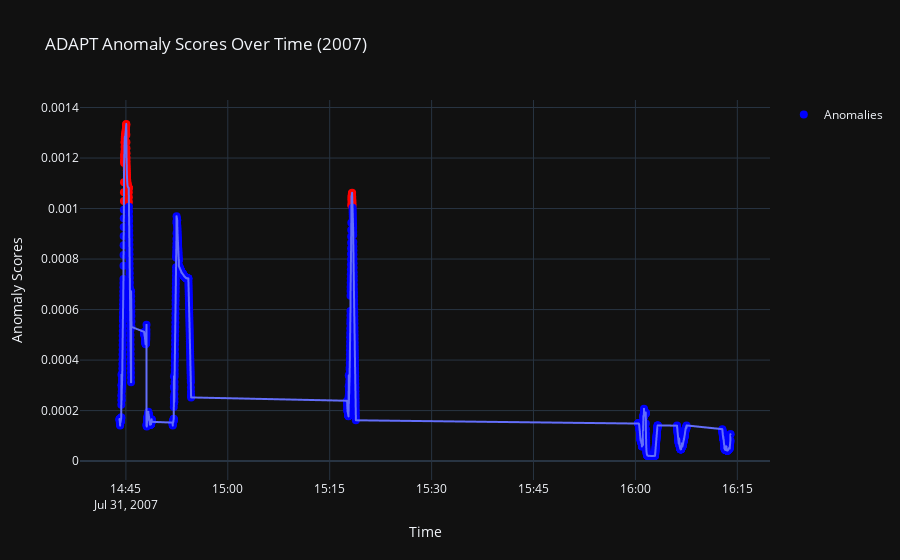
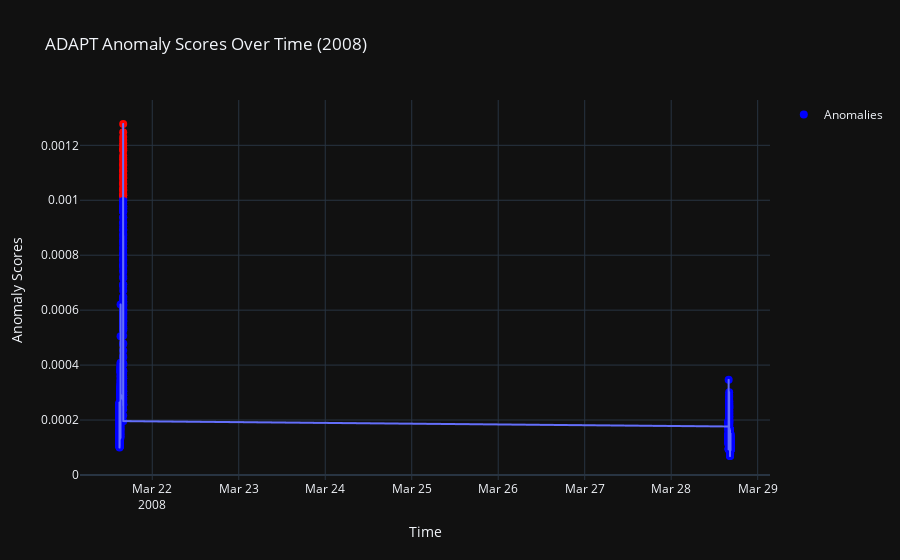
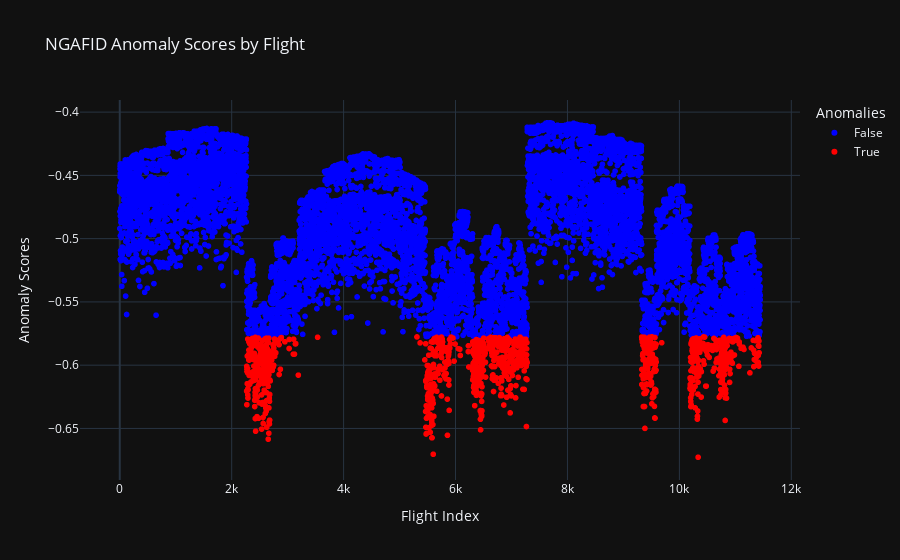
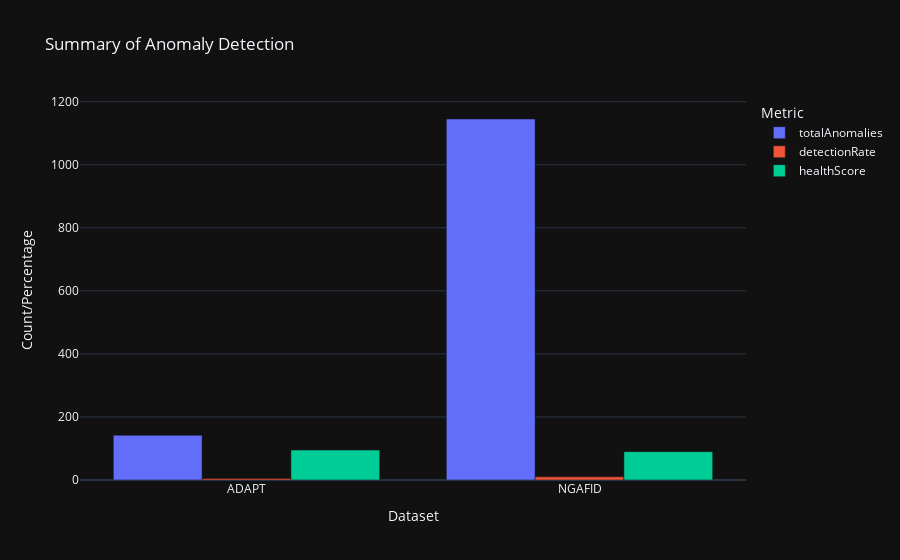

Notebook code cell kept with these figures, in order:
### Code cell
# Import required libraries
import pandas as pd
import numpy as np
import plotly.express as px
import plotly.graph_objects as go
from pathlib import Path
from anomaly_detection import HybridAnomalyDetector  # Ensure this import is correct
import json

# Load data
results_dir = Path("results")

# Load ADAPT results
with open(results_dir / 'adapt_results.json', 'r') as f:
    adapt_results = json.load(f)

# Load NGAFID results
with open(results_dir / 'ngafid_results.json', 'r') as f:
    ngafid_results = json.load(f)

# Print lengths of arrays to debug
print("Length of timeSeriesData:", len(adapt_results['timeSeriesData']))
print("Length of anomalyScores:", len(adapt_results['anomalyScores']))
print("Length of anomalies:", len(adapt_results['anomalies']))

# Truncate the longer array to match the length of the shorter arrays
min_length = min(len(adapt_results['timeSeriesData']), len(adapt_results['anomalyScores']), len(adapt_results['anomalies']))
adapt_results['timeSeriesData'] = adapt_results['timeSeriesData'][:min_length]
adapt_results['anomalyScores'] = adapt_results['anomalyScores'][:min_length]
adapt_results['anomalies'] = adapt_results['anomalies'][:min_length]

# Convert data into DataFrame
adapt_df = pd.DataFrame({
    "Time": pd.to_datetime(adapt_results['timeSeriesData'], errors='coerce'),
    "Anomaly Scores": adapt_results['anomalyScores'],
    "Anomalies": adapt_results['anomalies']
})

# Separate data into 2007 and 2008
adapt_df_2007 = adapt_df[adapt_df['Time'].dt.year == 2007]
adapt_df_2008 = adapt_df[adapt_df['Time'].dt.year == 2008]

# Visualize ADAPT anomaly scores for 2007
fig_adapt_2007 = px.line(
    adapt_df_2007,
    x="Time",
    y="Anomaly Scores",
    title="ADAPT Anomaly Scores Over Time (2007)",
    labels={"Time": "Time", "Anomaly Scores": "Anomaly Scores"},
    template="plotly_dark"
)
fig_adapt_2007.add_trace(go.Scatter(
    x=adapt_df_2007["Time"],
    y=adapt_df_2007["Anomaly Scores"],
    mode="markers",
    marker=dict(
        color=np.where(adapt_df_2007["Anomalies"] == 1, 'red', 'blue'),
        size=8
    ),
    name="Anomalies"
))
fig_adapt_2007.show()

# Visualize ADAPT anomaly scores for 2008
fig_adapt_2008 = px.line(
    adapt_df_2008,
    x="Time",
    y="Anomaly Scores",
    title="ADAPT Anomaly Scores Over Time (2008)",
    labels={"Time": "Time", "Anomaly Scores": "Anomaly Scores"},
    template="plotly_dark"
)
fig_adapt_2008.add_trace(go.Scatter(
    x=adapt_df_2008["Time"],
    y=adapt_df_2008["Anomaly Scores"],
    mode="markers",
    marker=dict(
        color=np.where(adapt_df_2008["Anomalies"] == 1, 'red', 'blue'),
        size=8
    ),
    name="Anomalies"
))
fig_adapt_2008.show()

# Visualize NGAFID anomaly scores per flight
ngafid_df = pd.DataFrame({
    "Flight Index": ngafid_results['flightData'],
    "Anomaly Scores": ngafid_results['anomalyScores'],
    "Anomalies": ngafid_results['anomalies']
})

fig_ngafid = px.scatter(
    ngafid_df,
    x="Flight Index",
    y="Anomaly Scores",
    color="Anomalies",
    title="NGAFID Anomaly Scores by Flight",
    labels={"Flight Index": "Flight Index", "Anomaly Scores": "Anomaly Scores"},
    template="plotly_dark",
    color_discrete_sequence=["blue", "red"]
)
fig_ngafid.show()

# Summary visualization
summary = {
    "ADAPT": adapt_results['summary'],
    "NGAFID": ngafid_results['summary']
}

summary_table = pd.DataFrame.from_dict(summary, orient="index")
summary_table.reset_index(inplace=True)
summary_table.rename(columns={"index": "Dataset"}, inplace=True)

fig_summary = px.bar(
    summary_table,
    x="Dataset",
    y=["totalAnomalies", "detectionRate", "healthScore"],
    barmode="group",
    title="Summary of Anomaly Detection",
    labels={"value": "Count/Percentage", "variable": "Metric"},
    template="plotly_dark"
)
fig_summary.show()

### Figure 1 — Plotly figure (JSON) as saved in the notebook; plotly's stock layout.template omitted (floating-point values rounded to 4 significant figures; data arrays with more than 128 entries replaced by an {"elided": "..."} marker saying what was removed)
{"data": [{"hovertemplate": "Time=%{x}<br>Anomaly Scores=%{y}<extra></extra>", "legendgroup": "", "line": {"color": "#636efa", "dash": "solid"}, "marker": {"symbol": "circle"}, "mode": "lines", "name": "", "showlegend": false, "type": "scattergl", "x": {"elided": "1502 str values"}, "xaxis": "x", "y": {"elided": "1502 float values"}, "yaxis": "y"}, {"marker": {"color": {"elided": "1502 str values"}, "size": 8}, "mode": "markers", "name": "Anomalies", "type": "scatter", "x": {"elided": "1502 str values"}, "y": {"elided": "1502 float values"}}], "layout": {"legend": {"tracegroupgap": 0}, "title": {"text": "ADAPT Anomaly Scores Over Time (2007)"}, "xaxis": {"anchor": "y", "domain": [0, 1], "title": {"text": "Time"}}, "yaxis": {"anchor": "x", "domain": [0, 1], "title": {"text": "Anomaly Scores"}}}}

### Figure 2 — Plotly figure (JSON) as saved in the notebook; plotly's stock layout.template omitted (floating-point values rounded to 4 significant figures; data arrays with more than 128 entries replaced by an {"elided": "..."} marker saying what was removed)
{"data": [{"hovertemplate": "Time=%{x}<br>Anomaly Scores=%{y}<extra></extra>", "legendgroup": "", "line": {"color": "#636efa", "dash": "solid"}, "marker": {"symbol": "circle"}, "mode": "lines", "name": "", "showlegend": false, "type": "scattergl", "x": {"elided": "1333 str values"}, "xaxis": "x", "y": {"elided": "1333 float values"}, "yaxis": "y"}, {"marker": {"color": {"elided": "1333 str values"}, "size": 8}, "mode": "markers", "name": "Anomalies", "type": "scatter", "x": {"elided": "1333 str values"}, "y": {"elided": "1333 float values"}}], "layout": {"legend": {"tracegroupgap": 0}, "title": {"text": "ADAPT Anomaly Scores Over Time (2008)"}, "xaxis": {"anchor": "y", "domain": [0, 1], "title": {"text": "Time"}}, "yaxis": {"anchor": "x", "domain": [0, 1], "title": {"text": "Anomaly Scores"}}}}

### Figure 3 — Plotly figure (JSON) as saved in the notebook; plotly's stock layout.template omitted (floating-point values rounded to 4 significant figures; data arrays with more than 128 entries replaced by an {"elided": "..."} marker saying what was removed)
{"data": [{"hovertemplate": "Anomalies=False<br>Flight Index=%{x}<br>Anomaly Scores=%{y}<extra></extra>", "legendgroup": "False", "marker": {"color": "blue", "symbol": "circle"}, "mode": "markers", "name": "False", "showlegend": true, "type": "scattergl", "x": {"elided": "10301 int values"}, "xaxis": "x", "y": {"elided": "10301 float values"}, "yaxis": "y"}, {"hovertemplate": "Anomalies=True<br>Flight Index=%{x}<br>Anomaly Scores=%{y}<extra></extra>", "legendgroup": "True", "marker": {"color": "red", "symbol": "circle"}, "mode": "markers", "name": "True", "showlegend": true, "type": "scattergl", "x": {"elided": "1145 int values"}, "xaxis": "x", "y": {"elided": "1145 float values"}, "yaxis": "y"}], "layout": {"legend": {"title": {"text": "Anomalies"}, "tracegroupgap": 0}, "title": {"text": "NGAFID Anomaly Scores by Flight"}, "xaxis": {"anchor": "y", "domain": [0, 1], "title": {"text": "Flight Index"}}, "yaxis": {"anchor": "x", "domain": [0, 1], "title": {"text": "Anomaly Scores"}}}}

### Figure 4 — Plotly figure (JSON) as saved in the notebook; plotly's stock layout.template omitted (floating-point values rounded to 4 significant figures)
{"data": [{"alignmentgroup": "True", "hovertemplate": "Metric=totalAnomalies<br>Dataset=%{x}<br>Count/Percentage=%{y}<extra></extra>", "legendgroup": "totalAnomalies", "marker": {"color": "#636efa", "pattern": {"shape": ""}}, "name": "totalAnomalies", "offsetgroup": "totalAnomalies", "orientation": "v", "showlegend": true, "textposition": "auto", "type": "bar", "x": ["ADAPT", "NGAFID"], "xaxis": "x", "y": [142, 1145], "yaxis": "y"}, {"alignmentgroup": "True", "hovertemplate": "Metric=detectionRate<br>Dataset=%{x}<br>Count/Percentage=%{y}<extra></extra>", "legendgroup": "detectionRate", "marker": {"color": "#EF553B", "pattern": {"shape": ""}}, "name": "detectionRate", "offsetgroup": "detectionRate", "orientation": "v", "showlegend": true, "textposition": "auto", "type": "bar", "x": ["ADAPT", "NGAFID"], "xaxis": "x", "y": [5.009, 10.0], "yaxis": "y"}, {"alignmentgroup": "True", "hovertemplate": "Metric=healthScore<br>Dataset=%{x}<br>Count/Percentage=%{y}<extra></extra>", "legendgroup": "healthScore", "marker": {"color": "#00cc96", "pattern": {"shape": ""}}, "name": "healthScore", "offsetgroup": "healthScore", "orientation": "v", "showlegend": true, "textposition": "auto", "type": "bar", "x": ["ADAPT", "NGAFID"], "xaxis": "x", "y": [94.99, 90.0], "yaxis": "y"}], "layout": {"barmode": "group", "legend": {"title": {"text": "Metric"}, "tracegroupgap": 0}, "title": {"text": "Summary of Anomaly Detection"}, "xaxis": {"anchor": "y", "domain": [0, 1], "title": {"text": "Dataset"}}, "yaxis": {"anchor": "x", "domain": [0, 1], "title": {"text": "Count/Percentage"}}}}
